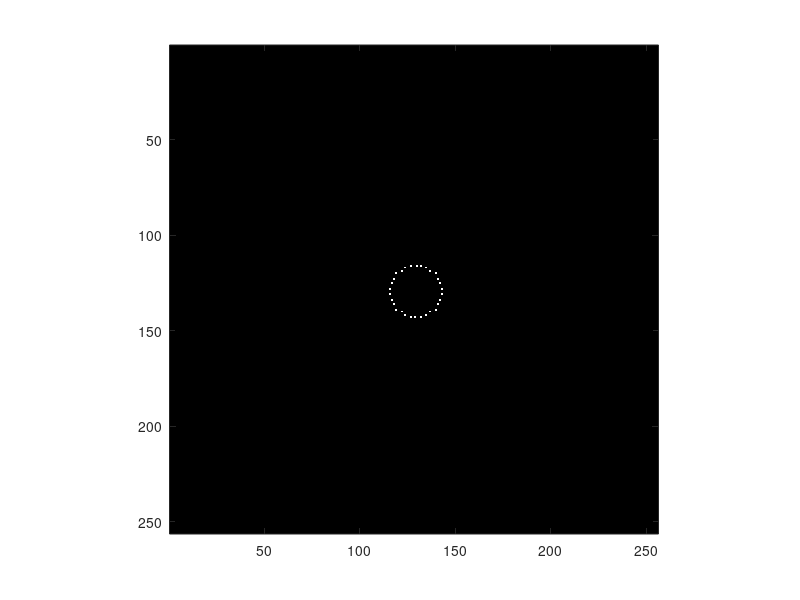
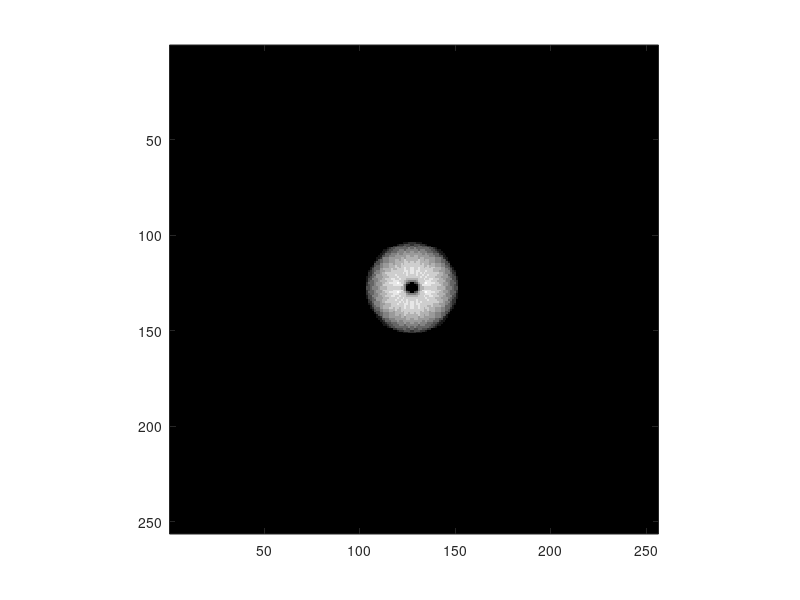

Reproduce these figures in MATLAB, in order.
clear all;
close all;
clc
% simulate dark field image and training target with exist dataset
%% parameter setting
tic
original_pix_size = 80;
target_pix_size = 40; %nm
% pix_size_sub = 20; %nm
target_size = 256;
lambda = 532;% nm
NA_obj = 0.55;
NA_illu = 0.7;

%% Fourier filter calculation
illu_num = 30;
% illumination = zeros(target_size,target_size,illu_num);
illumination_Fourier = zeros(target_size,target_size,illu_num);
illumination_Fourier_shift = zeros(2,illu_num);
F_illu = NA_illu/lambda; % illumination F
fs = (1/target_pix_size);
f_single_pix = fs/target_size;
F_filters = zeros(target_size,target_size,illu_num);
F_cut = NA_obj/lambda;
F_target = F_cut+F_illu;

for i = 1:illu_num
    theta = 2*pi *(i/illu_num);
    x = ceil(F_illu/f_single_pix*cos(theta));
    y = ceil(F_illu/f_single_pix*sin(theta));
    illumination_Fourier_shift(:,i) = [x,y];
    illumination_Fourier(target_size/2+1+x, target_size/2+1+y, i)=1;
%     illumination(:,:,i) = ifft2(fftshift(illumination_Fourier(:,:,i)));
    F_filter_current = zeros(target_size);
    [XX,YY] = meshgrid(-target_size/2+1:target_size/2);
    rr = sqrt((XX+x).^2+(YY+y).^2);
    F_filter_current(rr<F_cut/f_single_pix)=1;
    F_filters(:,:,i) = F_filter_current;
end

F_filter_target = zeros(target_size);
F_filter_target(rr<F_target/f_single_pix)=1;

figure(1); imagesc(sum(illumination_Fourier,3)); axis image;colormap("gray")
figure(2); imagesc(sum(F_filters,3)); axis image;colormap("gray")
%% generate pairs from object ground truth
addr_read = ''; % ground truth image path 
addr_save = ''; % save path
fname = dir([addr_read '*.tif']);
img_num = length(fname);
% shuffle images
rand_ind = randperm(img_num);
i=1;
img_num_eff = img_num;
new_ind = 1;
while i<=img_num_eff 
    ind = rand_ind(i); % shuffle images
    img_gt = importdata([addr_read fname(ind).name]);
%     img_gt = fliplr(img_gt); % data augmentation
    if max(img_gt(:))<1e4
        i=i+1;
        img_num_eff=img_num_eff-1;
        continue
    end
    img_gt_FT = fftshift(fft2(img_gt));
    img_filtered = F_filters.*img_gt_FT;
    img_filtered_shiftback = img_filtered; % pre-allocation
    img_DF_sub = img_filtered_shiftback; % pre-allocation
    for j=1:illu_num
        img_filtered_shiftback(:,:,j) = imtranslate(img_filtered(:,:,j), [illumination_Fourier_shift(1,j), illumination_Fourier_shift(2,j)]);
        img_DF_sub(:,:,j) = abs(ifft2(ifftshift(img_filtered_shiftback(:,:,j)))).^2;
    end
    img_DF = sum(img_DF_sub,3);
    img_DF = mat2gray(awgn(mat2gray(img_DF),35));
    target_FT = img_gt_FT.*F_filter_target;
    img_target = mat2gray(abs(ifft2(ifftshift(target_FT))).^2);
    img_gt_out= mat2gray(img_gt);
    imwrite(img_gt_out, [addr_save 'GT\GT_' num2str(new_ind) '.tif']);
    imwrite(img_DF, [addr_save 'DF\DF_' num2str(new_ind) '.tif']);
    imwrite(img_target, [addr_save 'Target\Target_' num2str(new_ind) '.tif']);
    new_ind = new_ind+1;

    % data aug rotate 90
    img_gt = importdata([addr_read fname(ind).name]);
    img_gt = imrotate(img_gt,90); % data augmentation
    if max(img_gt(:))<1e4
        i=i+1;
        img_num_eff=img_num_eff-1;
        continue
    end
    img_gt_FT = fftshift(fft2(img_gt));
    img_filtered = F_filters.*img_gt_FT;
    img_filtered_shiftback = img_filtered; % pre-allocation
    img_DF_sub = img_filtered_shiftback; % pre-allocation
    for j=1:illu_num
        img_filtered_shiftback(:,:,j) = imtranslate(img_filtered(:,:,j), [illumination_Fourier_shift(1,j), illumination_Fourier_shift(2,j)]);
        img_DF_sub(:,:,j) = abs(ifft2(ifftshift(img_filtered_shiftback(:,:,j)))).^2;
    end
    img_DF = sum(img_DF_sub,3);
    img_DF = mat2gray(awgn(mat2gray(img_DF),35));
    target_FT = img_gt_FT.*F_filter_target;
    img_target = mat2gray(abs(ifft2(ifftshift(target_FT))).^2);
    img_gt_out = mat2gray(img_gt);
    imwrite(img_gt_out, [addr_save 'GT\GT_' num2str(new_ind) '.tif']);
    imwrite(img_DF, [addr_save 'DF\DF_' num2str(new_ind) '.tif']);
    imwrite(img_target, [addr_save 'Target\Target_' num2str(new_ind) '.tif']);
    new_ind = new_ind+1;

    % data aug rotate 180
    img_gt = importdata([addr_read fname(ind).name]);
    img_gt = imrotate(img_gt,180); % data augmentation
    if max(img_gt(:))<1e4
        i=i+1;
        img_num_eff=img_num_eff-1;
        continue
    end
    img_gt_FT = fftshift(fft2(img_gt));
    img_filtered = F_filters.*img_gt_FT;
    img_filtered_shiftback = img_filtered; % pre-allocation
    img_DF_sub = img_filtered_shiftback; % pre-allocation
    for j=1:illu_num
        img_filtered_shiftback(:,:,j) = imtranslate(img_filtered(:,:,j), [illumination_Fourier_shift(1,j), illumination_Fourier_shift(2,j)]);
        img_DF_sub(:,:,j) = abs(ifft2(ifftshift(img_filtered_shiftback(:,:,j)))).^2;
    end
    img_DF = sum(img_DF_sub,3);
    img_DF = mat2gray(awgn(mat2gray(img_DF),35));
    target_FT = img_gt_FT.*F_filter_target;
    img_target = mat2gray(abs(ifft2(ifftshift(target_FT))).^2);
    img_gt_out = mat2gray(img_gt);
    imwrite(img_gt_out, [addr_save 'GT\GT_' num2str(new_ind) '.tif']);
    imwrite(img_DF, [addr_save 'DF\DF_' num2str(new_ind) '.tif']);
    imwrite(img_target, [addr_save 'Target\Target_' num2str(new_ind) '.tif']);
    new_ind = new_ind+1;

    % data aug flil left right
    img_gt = importdata([addr_read fname(ind).name]);
    img_gt = fliplr(img_gt); % data augmentation
    if max(img_gt(:))<1e4
        i=i+1;
        img_num_eff=img_num_eff-1;
        continue
    end
    img_gt_FT = fftshift(fft2(img_gt));
    img_filtered = F_filters.*img_gt_FT;
    img_filtered_shiftback = img_filtered; % pre-allocation
    img_DF_sub = img_filtered_shiftback; % pre-allocation
    for j=1:illu_num
        img_filtered_shiftback(:,:,j) = imtranslate(img_filtered(:,:,j), [illumination_Fourier_shift(1,j), illumination_Fourier_shift(2,j)]);
        img_DF_sub(:,:,j) = abs(ifft2(ifftshift(img_filtered_shiftback(:,:,j)))).^2;
    end
    img_DF = sum(img_DF_sub,3);
    img_DF = mat2gray(awgn(mat2gray(img_DF),35));
    target_FT = img_gt_FT.*F_filter_target;
    img_target = mat2gray(abs(ifft2(ifftshift(target_FT))).^2);
    img_gt_out= mat2gray(img_gt);
    imwrite(img_gt_out, [addr_save 'GT\GT_' num2str(new_ind) '.tif']);
    imwrite(img_DF, [addr_save 'DF\DF_' num2str(new_ind) '.tif']);
    imwrite(img_target, [addr_save 'Target\Target_' num2str(new_ind) '.tif']);
    new_ind = new_ind+1;
    
    i=i+1;
%     figure(3); imagesc(abs(img_gt)); axis image; colormap("gray")
%     figure(4); imagesc(abs(img_DF_sub(:,:,1))); axis image; colormap("gray")
%     figure(5); imagesc(abs(img_DF)); axis image; colormap("gray")
%     figure(6); imagesc(log(abs(target_FT))); axis image; colormap("gray")
%     figure(7); imagesc(abs(img_target)); axis image; colormap("gray")
end
toc